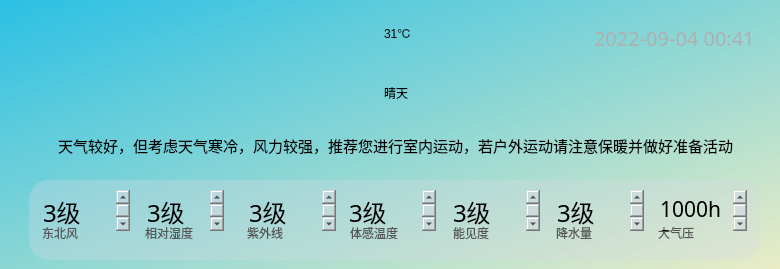
    <widget class="QWidget" name="topbar" native="true">
     <property name="font">
      <font>
       <stylestrategy>PreferAntialias</stylestrategy>
      </font>
     </property>
     <property name="cursor">
      <cursorShape>ArrowCursor</cursorShape>
     </property>
     <property name="styleSheet">
      <string notr="true">border-radius: 20px;
background-color: qlineargradient(spread:pad, x1:0, y1:0, x2:1, y2:1, stop:0 rgba(43, 192, 228, 255), stop:1 rgba(234, 236, 198, 255));</string>
     </property>
     <widget class="QWidget" name="widget" native="true">
      <property name="enabled">
       <bool>true</bool>
      </property>
      <property name="geometry">
       <rect>
        <x>29</x>
        <y>180</y>
        <width>731</width>
        <height>80</height>
       </rect>
      </property>
      <property name="minimumSize">
       <size>
        <width>731</width>
        <height>80</height>
       </size>
      </property>
      <property name="maximumSize">
       <size>
        <width>731</width>
        <height>80</height>
       </size>
      </property>
      <property name="styleSheet">
       <string notr="true">border-radius: 20px;background-color: rgb(214, 218, 227,80)</string>
      </property>
      <widget class="QPlainTextEdit" name="wind">
       <property name="geometry">
        <rect>
         <x>9</x>
         <y>40</y>
         <width>97</width>
         <height>31</height>
        </rect>
       </property>
       <property name="styleSheet">
        <string notr="true">font: 12pt &quot;黑体&quot;;
color:rgb(84, 84, 84);
background-color: rgb(255, 132, 139, 0);</string>
       </property>
       <property name="readOnly">
        <bool>true</bool>
       </property>
       <property name="plainText">
        <string>东北风</string>
       </property>
       <property name="textInteractionFlags">
        <set>Qt::TextSelectableByMouse</set>
       </property>
       <property name="backgroundVisible">
        <bool>false</bool>
       </property>
       <property name="centerOnScroll">
        <bool>false</bool>
       </property>
      </widget>
      <widget class="QPlainTextEdit" name="wet">
       <property name="geometry">
        <rect>
         <x>112</x>
         <y>40</y>
         <width>96</width>
         <height>31</height>
        </rect>
       </property>
       <property name="styleSheet">
        <string notr="true">font: 12pt &quot;黑体&quot;;
color:rgb(84, 84, 84);
background-color: rgb(255, 132, 139, 0);</string>
       </property>
       <property name="readOnly">
        <bool>true</bool>
       </property>
       <property name="plainText">
        <string>相对湿度</string>
       </property>
       <property name="textInteractionFlags">
        <set>Qt::TextSelectableByMouse</set>
       </property>
       <property name="backgroundVisible">
        <bool>false</bool>
       </property>
       <property name="centerOnScroll">
        <bool>false</bool>
       </property>
      </widget>
      <widget class="QPlainTextEdit" name="sun">
       <property name="geometry">
        <rect>
         <x>214</x>
         <y>40</y>
         <width>97</width>
         <height>31</height>
        </rect>
       </property>
       <property name="styleSheet">
        <string notr="true">font: 12pt &quot;黑体&quot;;
color:rgb(84, 84, 84);
background-color: rgb(255, 132, 139, 0);</string>
       </property>
       <property name="readOnly">
        <bool>true</bool>
       </property>
       <property name="plainText">
        <string>紫外线</string>
       </property>
       <property name="textInteractionFlags">
        <set>Qt::TextSelectableByMouse</set>
       </property>
       <property name="backgroundVisible">
        <bool>false</bool>
       </property>
       <property name="centerOnScroll">
        <bool>false</bool>
       </property>
      </widget>
      <widget class="QPlainTextEdit" name="tep">
       <property name="geometry">
        <rect>
         <x>317</x>
         <y>40</y>
         <width>97</width>
         <height>31</height>
        </rect>
       </property>
       <property name="styleSheet">
        <string notr="true">font: 12pt &quot;黑体&quot;;
color:rgb(84, 84, 84);
background-color: rgb(255, 132, 139, 0);</string>
       </property>
       <property name="readOnly">
        <bool>true</bool>
       </property>
       <property name="plainText">
        <string>体感温度</string>
       </property>
       <property name="textInteractionFlags">
        <set>Qt::TextSelectableByMouse</set>
       </property>
       <property name="backgroundVisible">
        <bool>false</bool>
       </property>
       <property name="centerOnScroll">
        <bool>false</bool>
       </property>
      </widget>
      <widget class="QPlainTextEdit" name="see">
       <property name="geometry">
        <rect>
         <x>420</x>
         <y>40</y>
         <width>97</width>
         <height>31</height>
        </rect>
       </property>
       <property name="styleSheet">
        <string notr="true">font: 12pt &quot;黑体&quot;;
color:rgb(84, 84, 84);
background-color: rgb(255, 132, 139, 0);</string>
       </property>
       <property name="readOnly">
        <bool>true</bool>
       </property>
       <property name="plainText">
        <string>能见度</string>
       </property>
       <property name="textInteractionFlags">
        <set>Qt::TextSelectableByMouse</set>
       </property>
       <property name="backgroundVisible">
        <bool>false</bool>
       </property>
       <property name="centerOnScroll">
        <bool>false</bool>
       </property>
      </widget>
      <widget class="QPlainTextEdit" name="rain">
       <property name="geometry">
        <rect>
         <x>523</x>
         <y>40</y>
         <width>96</width>
         <height>31</height>
        </rect>
       </property>
       <property name="styleSheet">
        <string notr="true">font: 12pt &quot;黑体&quot;;
color:rgb(84, 84, 84);
background-color: rgb(255, 132, 139, 0);</string>
       </property>
       <property name="readOnly">
        <bool>true</bool>
       </property>
       <property name="plainText">
        <string>降水量</string>
       </property>
       <property name="textInteractionFlags">
        <set>Qt::TextSelectableByMouse</set>
       </property>
       <property name="backgroundVisible">
        <bool>false</bool>
       </property>
       <property name="centerOnScroll">
        <bool>false</bool>
       </property>
      </widget>
      <widget class="QPlainTextEdit" name="atmos">
       <property name="geometry">
        <rect>
         <x>625</x>
         <y>40</y>
         <width>97</width>
         <height>31</height>
        </rect>
       </property>
       <property name="styleSheet">
        <string notr="true">font: 12pt &quot;黑体&quot;;
color:rgb(84, 84, 84);
background-color: rgb(255, 132, 139, 0);</string>
       </property>
       <property name="readOnly">
        <bool>true</bool>
       </property>
       <property name="plainText">
        <string>大气压</string>
       </property>
       <property name="textInteractionFlags">
        <set>Qt::TextSelectableByMouse</set>
       </property>
       <property name="backgroundVisible">
        <bool>false</bool>
       </property>
       <property name="centerOnScroll">
        <bool>false</bool>
       </property>
      </widget>
      <widget class="QPlainTextEdit" name="win_l">
       <property name="geometry">
        <rect>
         <x>10</x>
         <y>10</y>
         <width>91</width>
         <height>41</height>
        </rect>
       </property>
       <property name="font">
        <font>
         <family>黑体</family>
         <pointsize>18</pointsize>
         <weight>50</weight>
         <italic>false</italic>
         <bold>false</bold>
        </font>
       </property>
       <property name="styleSheet">
        <string notr="true">color: rgb(0, 0, 0);background-color: rgb(255, 132, 139, 0);
font: 18pt &quot;黑体&quot;;</string>
       </property>
       <property name="plainText">
        <string>3级</string>
       </property>
      </widget>
      <widget class="QPlainTextEdit" name="wet_l">
       <property name="geometry">
        <rect>
         <x>114</x>
         <y>10</y>
         <width>81</width>
         <height>41</height>
        </rect>
       </property>
       <property name="font">
        <font>
         <family>黑体</family>
         <pointsize>18</pointsize>
         <weight>50</weight>
         <italic>false</italic>
         <bold>false</bold>
        </font>
       </property>
       <property name="styleSheet">
        <string notr="true">color: rgb(0, 0, 0);background-color: rgb(255, 132, 139, 0);
font: 18pt &quot;黑体&quot;;</string>
       </property>
       <property name="plainText">
        <string>3级</string>
       </property>
      </widget>
      <widget class="QPlainTextEdit" name="sun_l">
       <property name="geometry">
        <rect>
         <x>216</x>
         <y>10</y>
         <width>91</width>
         <height>41</height>
        </rect>
       </property>
       <property name="font">
        <font>
         <family>黑体</family>
         <pointsize>18</pointsize>
         <weight>50</weight>
         <italic>false</italic>
         <bold>false</bold>
        </font>
       </property>
       <property name="styleSheet">
        <string notr="true">color: rgb(0, 0, 0);background-color: rgb(255, 132, 139, 0);
font: 18pt &quot;黑体&quot;;</string>
       </property>
       <property name="plainText">
        <string>3级</string>
       </property>
      </widget>
      <widget class="QPlainTextEdit" name="tep_l">
       <property name="geometry">
        <rect>
         <x>316</x>
         <y>10</y>
         <width>91</width>
         <height>41</height>
        </rect>
       </property>
       <property name="font">
        <font>
         <family>黑体</family>
         <pointsize>18</pointsize>
         <weight>50</weight>
         <italic>false</italic>
         <bold>false</bold>
        </font>
       </property>
       <property name="styleSheet">
        <string notr="true">color: rgb(0, 0, 0);background-color: rgb(255, 132, 139, 0);
font: 18pt &quot;黑体&quot;;</string>
       </property>
       <property name="plainText">
        <string>3级</string>
       </property>
      </widget>
      <widget class="QPlainTextEdit" name="see_l">
       <property name="geometry">
        <rect>
         <x>420</x>
         <y>10</y>
         <width>91</width>
         <height>41</height>
        </rect>
       </property>
       <property name="font">
        <font>
         <family>黑体</family>
         <pointsize>18</pointsize>
         <weight>50</weight>
         <italic>false</italic>
         <bold>false</bold>
        </font>
       </property>
       <property name="styleSheet">
        <string notr="true">color: rgb(0, 0, 0);background-color: rgb(255, 132, 139, 0);
font: 18pt &quot;黑体&quot;;</string>
       </property>
       <property name="plainText">
        <string>3级</string>
       </property>
      </widget>
      <widget class="QPlainTextEdit" name="rain_l">
       <property name="geometry">
        <rect>
         <x>524</x>
         <y>10</y>
         <width>91</width>
         <height>41</height>
        </rect>
       </property>
       <property name="font">
        <font>
         <family>黑体</family>
         <pointsize>18</pointsize>
         <weight>50</weight>
         <italic>false</italic>
         <bold>false</bold>
        </font>
       </property>
       <property name="styleSheet">
        <string notr="true">color: rgb(0, 0, 0);background-color: rgb(255, 132, 139, 0);
font: 18pt &quot;黑体&quot;;</string>
       </property>
       <property name="plainText">
        <string>3级</string>
       </property>
      </widget>
      <widget class="QPlainTextEdit" name="atmos_l">
       <property name="geometry">
        <rect>
         <x>627</x>
         <y>10</y>
         <width>91</width>
         <height>41</height>
        </rect>
       </property>
       <property name="font">
        <font>
         <family>黑体</family>
         <pointsize>16</pointsize>
         <weight>50</weight>
         <italic>false</italic>
         <bold>false</bold>
        </font>
       </property>
       <property name="styleSheet">
        <string notr="true">color: rgb(0, 0, 0);background-color: rgb(255, 132, 139, 0);
font: 16pt &quot;黑体&quot;;</string>
       </property>
       <property name="plainText">
        <string>1000hPa</string>
       </property>
      </widget>
     </widget>
     <widget class="QPlainTextEdit" name="temp">
      <property name="geometry">
       <rect>
        <x>380</x>
        <y>20</y>
        <width>121</width>
        <height>71</height>
       </rect>
      </property>
      <property name="styleSheet">
       <string notr="true">color: rgb(0, 0, 0);background-color: rgb(255, 132, 139, 0);
font: 36pt &quot;黑体&quot;;</string>
      </property>
      <property name="plainText">
       <string>31℃</string>
      </property>
     </widget>
     <widget class="QPlainTextEdit" name="weather">
      <property name="geometry">
       <rect>
        <x>380</x>
        <y>80</y>
        <width>121</width>
        <height>71</height>
       </rect>
      </property>
      <property name="styleSheet">
       <string notr="true">color: rgb(0, 0, 0);background-color: rgb(255, 132, 139, 0);
font: 25pt &quot;黑体&quot;;</string>
      </property>
      <property name="plainText">
       <string>晴天</string>
      </property>
     </widget>
     <widget class="QLabel" name="pic">
      <property name="geometry">
       <rect>
        <x>280</x>
        <y>20</y>
        <width>101</width>
        <height>101</height>
       </rect>
      </property>
      <property name="styleSheet">
       <string notr="true">color: rgb(0, 0, 0);background-color: rgb(255, 132, 139, 0);</string>
      </property>
      <property name="text">
       <string/>
      </property>
     </widget>
     <widget class="QPlainTextEdit" name="time">
      <property name="geometry">
       <rect>
        <x>590</x>
        <y>20</y>
        <width>181</width>
        <height>41</height>
       </rect>
      </property>
      <property name="font">
       <font>
        <family>黑体</family>
        <pointsize>15</pointsize>
        <weight>50</weight>
        <italic>false</italic>
        <bold>false</bold>
       </font>
      </property>
      <property name="styleSheet">
       <string notr="true">color:rgb(175, 175, 175);background-color: rgb(255, 132, 139, 0);
font: 15pt &quot;黑体&quot;;</string>
      </property>
      <property name="verticalScrollBarPolicy">
       <enum>Qt::ScrollBarAlwaysOff</enum>
      </property>
      <property name="horizontalScrollBarPolicy">
       <enum>Qt::ScrollBarAlwaysOff</enum>
      </property>
      <property name="plainText">
       <string>2022-09-04 00:41</string>
      </property>
     </widget>
     <widget class="QLabel" name="label">
      <property name="geometry">
       <rect>
        <x>30</x>
        <y>120</y>
        <width>731</width>
        <height>51</height>
       </rect>
      </property>
      <property name="font">
       <font>
        <family>楷体</family>
        <pointsize>11</pointsize>
        <weight>50</weight>
        <italic>false</italic>
        <bold>false</bold>
       </font>
      </property>
      <property name="toolTipDuration">
       <number>-1</number>
      </property>
      <property name="autoFillBackground">
       <bool>false</bool>
      </property>
      <property name="styleSheet">
       <string notr="true">color: rgb(0, 0, 0);background-color: rgb(255, 132, 139, 0)</string>
      </property>
      <property name="text">
       <string>天气较好，但考虑天气寒冷，风力较强，推荐您进行室内运动，若户外运动请注意保暖并做好准备活动</string>
      </property>
      <property name="scaledContents">
       <bool>false</bool>
      </property>
      <property name="alignment">
       <set>Qt::AlignCenter</set>
      </property>
      <property name="wordWrap">
       <bool>true</bool>
      </property>
     </widget>
     <widget class="QPushButton" name="rebtn">
      <property name="geometry">
       <rect>
        <x>30</x>
        <y>20</y>
        <width>61</width>
        <height>51</height>
       </rect>
      </property>
      <property name="cursor">
       <cursorShape>PointingHandCursor</cursorShape>
      </property>
      <property name="styleSheet">
       <string notr="true">background-color: rgb(255, 132, 139, 0);</string>
      </property>
      <property name="text">
       <string/>
      </property>
      <property name="icon">
       <iconset resource="res.qrc">
        <normaloff>:/QWeather-Icons-1.1.1/icons/return.png</normaloff>:/QWeather-Icons-1.1.1/icons/return.png</iconset>
      </property>
      <property name="iconSize">
       <size>
        <width>50</width>
        <height>50</height>
       </size>
      </property>
     </widget>
    </widget>
